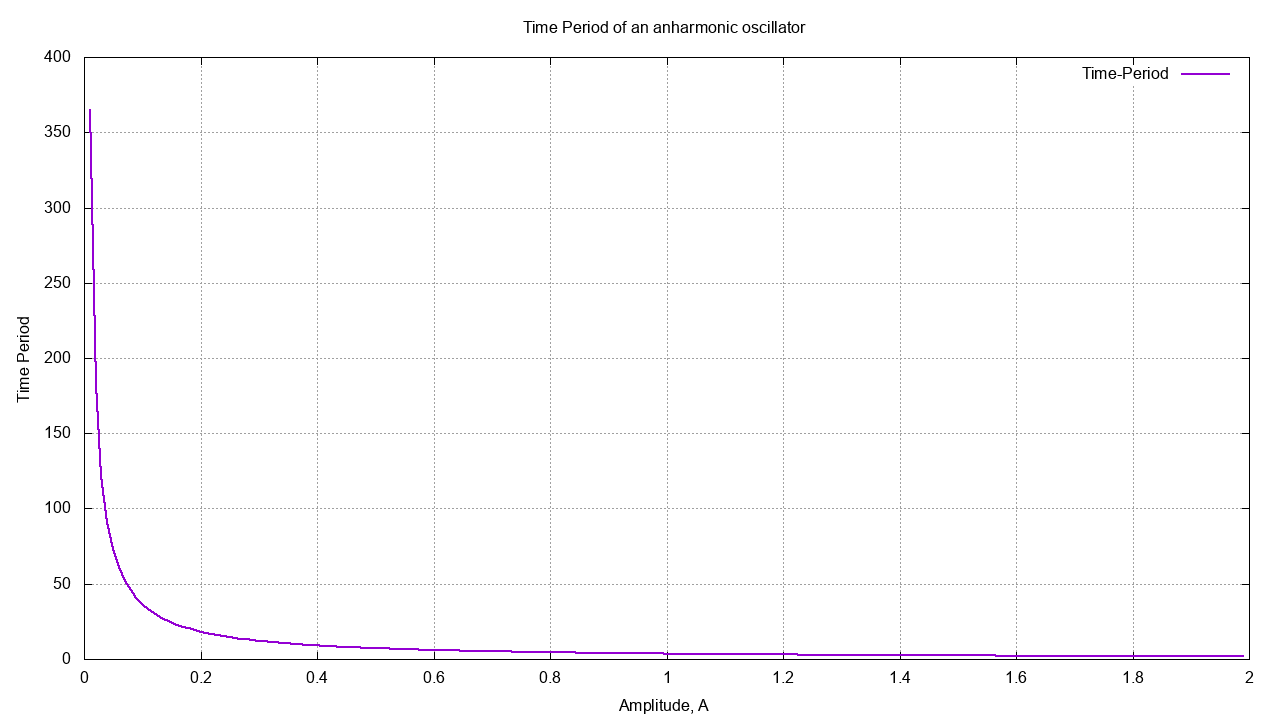

Generate this figure with gnuplot:
set xlabel "Amplitude, A"
set ylabel "Time Period"
set title "Time Period of an anharmonic oscillator"
set grid

set terminal wxt background '#00222222'
plot "Integration15.dat" u 1:(column("Time-Period")) w l lw 2


set terminal png size 1280,720
set output "Integration15.png"
plot "Integration15.dat" u 1:(column("Time-Period")) w l lw 2
